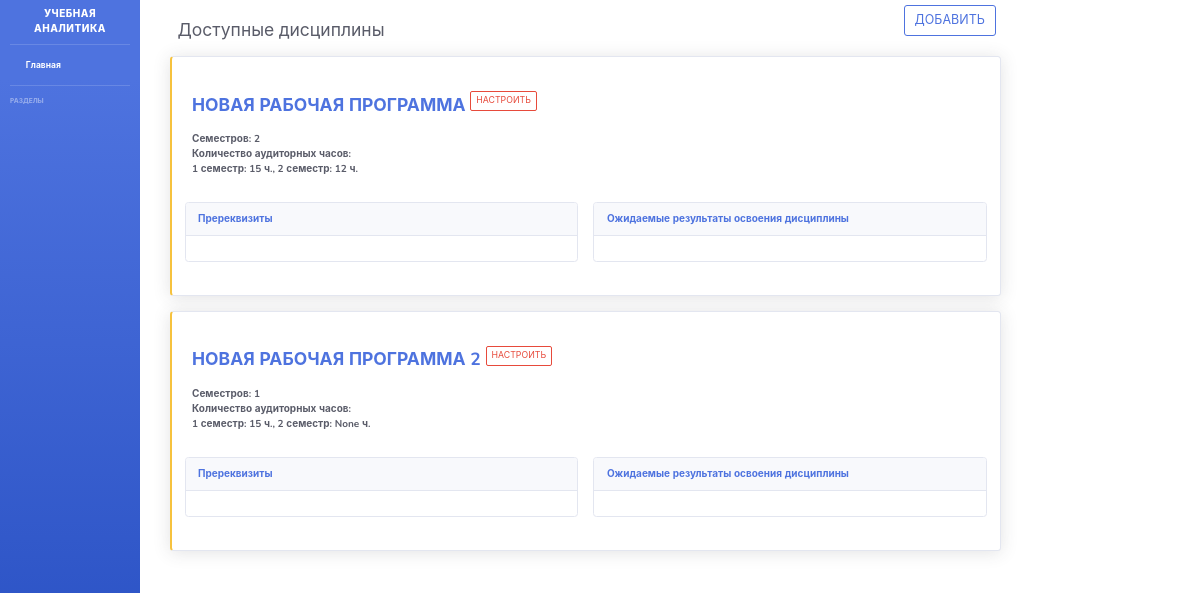
Page /workprograms/ on the committed database.
### workprogramsapp/models.py (models this page shows, shortened)
class WorkProgram(models.Model):
    prerequisites = models.ManyToManyField(Items, related_name='WorkProgramPrerequisites',
                                           through='PrerequisitesOfWorkProgram',)
    outcomes = models.ManyToManyField(Items, related_name='WorkProgramOutcomes', through='OutcomesOfWorkProgram',)
    title = models.CharField(max_length=1024)
    hoursFirstSemester = models.IntegerField(blank=True, null=True)
    hoursSecondSemester = models.IntegerField(blank=True, null=True)

### workprogramsapp/views.py (the view)
# urls.py: path('workprograms/', WorkPrograms.as_view(), name='workprograms'),
class WorkPrograms(View):
    def get(self, request):
        workprograms = WorkProgram.objects.prefetch_related('outcomes', 'prerequisites')
        workprograms_outcomes = []
        workprograms_prerequisites = []
        for workprogram in workprograms:
            outcomes = [item.name for item in workprogram.outcomes.all()]
            outcomes_levels = OutcomesOfWorkProgram.objects.values_list('masterylevel').filter(workprogram=workprogram.pk)
            outcomes_levels2 = [entry for entry in outcomes_levels]
            outcomes_levels3 = []
            for outcome in outcomes:
                outcomes_levels3.append({'item': outcome, 'item_level': outcomes_levels2[outcomes.index(outcome)][0]})
            prerequisites = [item.name for item in workprogram.prerequisites.all()]
            prerequisites_levels2 = [entry for entry in PrerequisitesOfWorkProgram.objects.values_list('masterylevel').filter(
                workprogram=workprogram.pk)]
            prerequisites_levels3 = []
            for prerequisite in prerequisites:
                prerequisites_levels3.append({'item': prerequisite, 'item_level': prerequisites_levels2[prerequisites.index(prerequisite)][0]})
                workprograms_prerequisites.append({'title': workprogram.title, 'outcomes_levels': outcomes_levels3, })
            print(workprograms_outcomes)
            workprograms_outcomes.append({'pk': workprogram.pk, 'hoursFirstSemester': workprogram.hoursFirstSemester,
                                          'hoursSecondSemester': workprogram.hoursSecondSemester, 'title': workprogram.title, 'outcomes_levels': outcomes_levels3,
                                          'prerequisites_levels': prerequisites_levels3})
        return render(request, 'workprograms/workprograms.html', {'workprograms': workprograms_outcomes})

### dataprocessing/templates/workprograms/workprograms.html (shortened to what this page needs)
{% extends "main.html" %}
{% load crispy_forms_tags %}
{% block content %}
        <div class="container-fluid">
        <div class="col-xl-10 mb-4">
          <div class="d-sm-flex align-items-center justify-content-between mb-4">
            <h1 class="h3 mb-0 text-gray-800">Доступные дисциплины</h1>
            <a href = "{% url 'author_update' %}" type="button" class="btn btn-outline-primary btn-lg">ДОБАВИТЬ</a>
          </div>
        </div>
          <div class="row">
            {% for workprogram in workprograms %}
            <div class="col-xl-10 mb-4">
              <div class="card border-left-warning shadow h-100 py-2">
                <div class="card-body">
                  <div class="d-sm-flex align-items-center justify-content-between mb-4">
                    <div class="col-md-6">
                      <div class="h3 font-weight-bold text-warning text-uppercase mb-0">
                          <a href="{% url 'workprograms_update' pk=workprogram.pk %}">{{ workprogram.title }}</a>
                          <sup><a href="{% url 'workprograms_update' pk=workprogram.pk %}" type="button" class="btn btn-outline-danger btn-sm"> Настроить</a></sup>
                      </div>
                      <div class="text-s font-weight-bold text-gray-800 mb-3">
                      {% if workprogram.hoursSecondSemester %}
                          <br> Семестров: 2
                      {% else %}
                          <br> Семестров: 1
                      {% endif %}
                          <br> Количество аудиторных часов:
                          <br> 1 семестр: {{ workprogram.hoursFirstSemester }} ч.,
                               2 семестр: {{ workprogram.hoursSecondSemester }} ч.
                      </div>
                    </div>
                  </div>
              <div class = "row">
                <div class="col-md-6">
                <div class="card mb-4">
                <div class="card-header py-3">
                  <h6 class="m-0 font-weight-bold text-primary">Пререквизиты</h6>
                </div>
                    <div class="card-body">
                    </div>
                   </div>
                </div>
                <div class="col-md-6">
                    <div class="card mb-4">
                        <div class="card-header py-3">
                        <h6 class="m-0 font-weight-bold text-primary">Ожидаемые результаты освоения дисциплины</h6>
                        </div>
                        <div class="card-body">
                        </div>
                    </div>
                  </div>
                </div>
              </div>
            </div>
            </div>
        {% endfor %}
        </div>
      </div>
{% endblock %}

### rows in the picture
WorkProgram: title "НОВАЯ РАБОЧАЯ ПРОГРАММА"
WorkProgram: title "НОВАЯ РАБОЧАЯ ПРОГРАММА 2"

### other values in the picture
{{ workprogram.hoursFirstSemester }} "15" "15"
{{ workprogram.hoursSecondSemester }} "12" "None"
